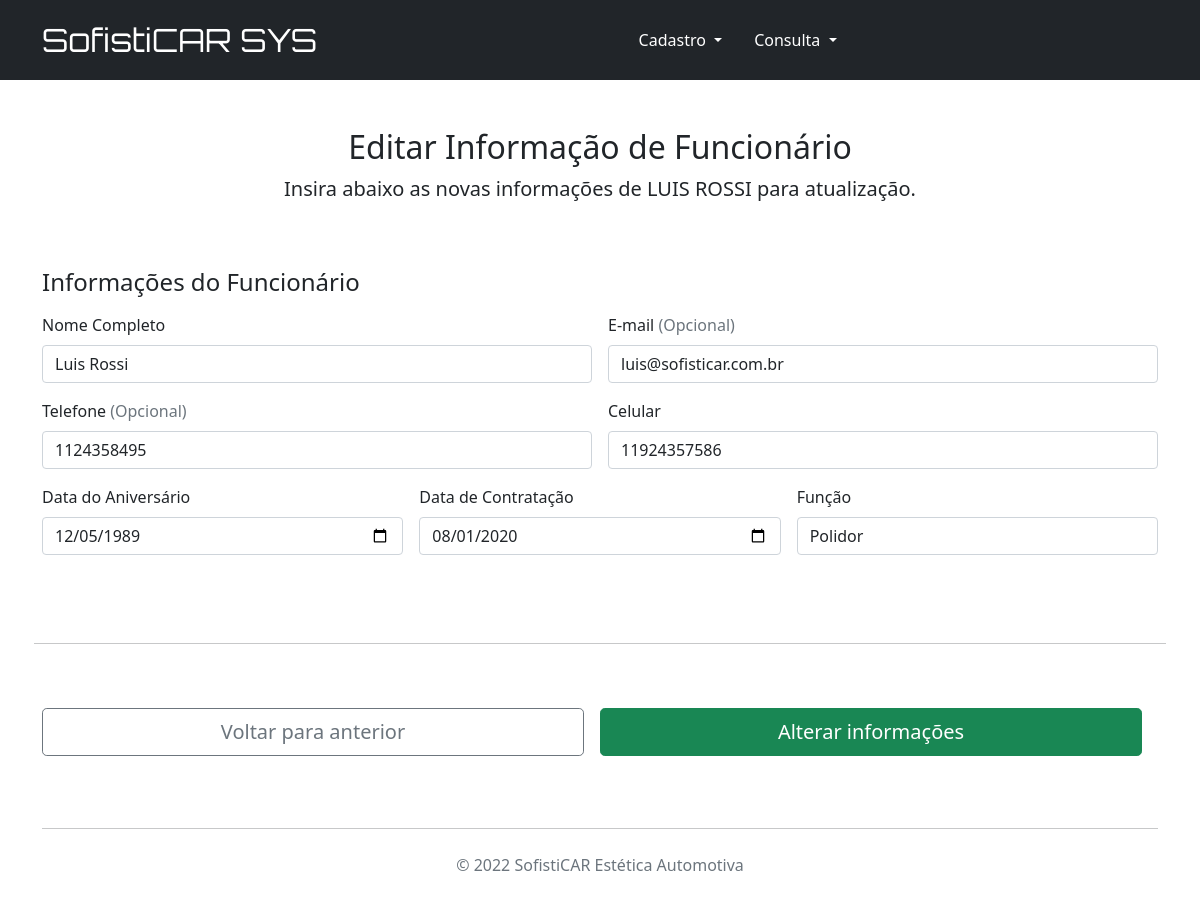
Screenshot of /editar_funcionarios/1 with the database file from the repository.
### cadastro_clientes.py (models this page shows, shortened)
class Funcionario(db.Model):
    __tablename__ = 'funcionarios'
    id = db.Column('ID', db.Integer, primary_key=True, autoincrement=True)
    nome = db.Column('Nome', db.String(150), nullable=False)
    email = db.Column('Email', db.String(150), nullable=False)
    telefone = db.Column('Telefone', db.String(150), nullable=False)
    celular = db.Column('Celular', db.String(150), nullable=False)
    dataAniversario = db.Column(
        'DataAniversario', db.String(10), nullable=False)
    dataContrato = db.Column('DataContrato', db.String(10), nullable=False)
    funcao = db.Column('Funcao', db.String(150), nullable=False)
    senha = db.Column('Senha', db.String(50))
    ordemServico = relationship('OrdemServico', backref="funcionarios")

### cadastro_clientes.py (the view, shortened to what this page needs)
@app.route('/editar_funcionarios/<int:id>', methods=['GET', 'POST'])
def edita_funcionario(id):
    funcionario = Funcionario.query.get(id)
    return render_template('editar_funcionarios.html', funcionario=funcionario)

### templates/editar_funcionarios.html (shortened to what this page needs)
{% extends "base.html" %}
{% block conteudo %}
<main class="container">
    <div class="py-5 text-center">
        <h2>Editar Informação de Funcionário</h2>
        <p class="lead">Insira abaixo as novas informações de {{ funcionario.nome.upper() }} para atualização.</p>
    </div>
    <div class="row g-5">
        <div class="col-12">
            <form action="/editar_funcionarios/{{ funcionario.id }}" method="POST">
                <h4 class="mb-3">Informações do Funcionário</h4>
                <div class="row g-3">
                    <div class="col-sm-12 col-md-6">
                        <label for="nome" class="form-label">Nome Completo</label>
                        <input type="text" class="form-control" id="nome" name="nome" placeholder="Nome Completo" value="{{ funcionario.nome }}">
                    </div>
                    <div class="col-sm-12 col-md-6">
                        <label for="email" class="form-label">E-mail<span class="text-muted">&nbsp;(Opcional)</span></label>
                        <input type="email" class="form-control" id="email" name="email" placeholder="E-mail" value="{{ funcionario.email }}">
                    </div>
                    <div class="col-sm-12 col-md-6">
                        <label for="telefone" class="form-label">Telefone<span class="text-muted">&nbsp;(Opcional)</span></label>
                        <input type="tel" class="form-control" id="telefone" name="telefone" placeholder="Telefone" value="{{ funcionario.telefone }}">
                    </div>
                    <div class="col-sm-12 col-md-6">
                        <label for="celular" class="form-label">Celular</label>
                        <input type="tel" class="form-control" id="celular" name="celular" placeholder="Celular" value="{{ funcionario.celular }}">
                    </div>
                    <div class="col-sm-12 col-md-4">
                        <label for="dataAniversario" class="form-label">Data do Aniversário</label>
                        <input type="date" class="form-control" id="dataAniversario" name="dataAniversario" placeholder="" value="{{ funcionario.dataAniversario }}">
                    </div>
                    <div class="col-sm-12 col-md-4">
                        <label for="dataContrato" class="form-label">Data de Contratação</label>
                        <input type="date" class="form-control" id="dataContrato" name="dataContrato" placeholder="" value="{{ funcionario.dataContrato }}">
                    </div>
                    <div class="col-sm-12 col-md-4">
                        <label for="funcao" class="form-label">Função</label>
                        <input type="text" class="form-control" id="funcao" name="funcao" placeholder="Função" value="{{ funcionario.funcao }}">
                    </div>
                    <hr class="my-4">
                    <div class="row g-3">
                        <div class="col-md-12 col-lg-6 p-2">
                            <a class="w-100 btn btn-outline-secondary btn-lg" href="javascript:history.back()">Voltar para anterior</a>
                        </div>
                        <div class="col-md-12 col-lg-6 p-2">
                            <button type="button" class="w-100 btn btn-success btn-lg" data-bs-toggle="modal" data-bs-target="#exampleModal{{funcionario.id}}">
                                Alterar informações
                            </button>
                        </div>
                    </div>
                </div>
            </form>
        </div>
    </div>
</main>
{% endblock %}

### rows the page displays
Funcionario: nome "LUIS ROSSI", nome "Luis Rossi", email "luis@sofisticar.com.br", telefone "1124358495", celular "11924357586", dataAniversario "12/05/1989", dataContrato "08/01/2020", funcao "Polidor"
